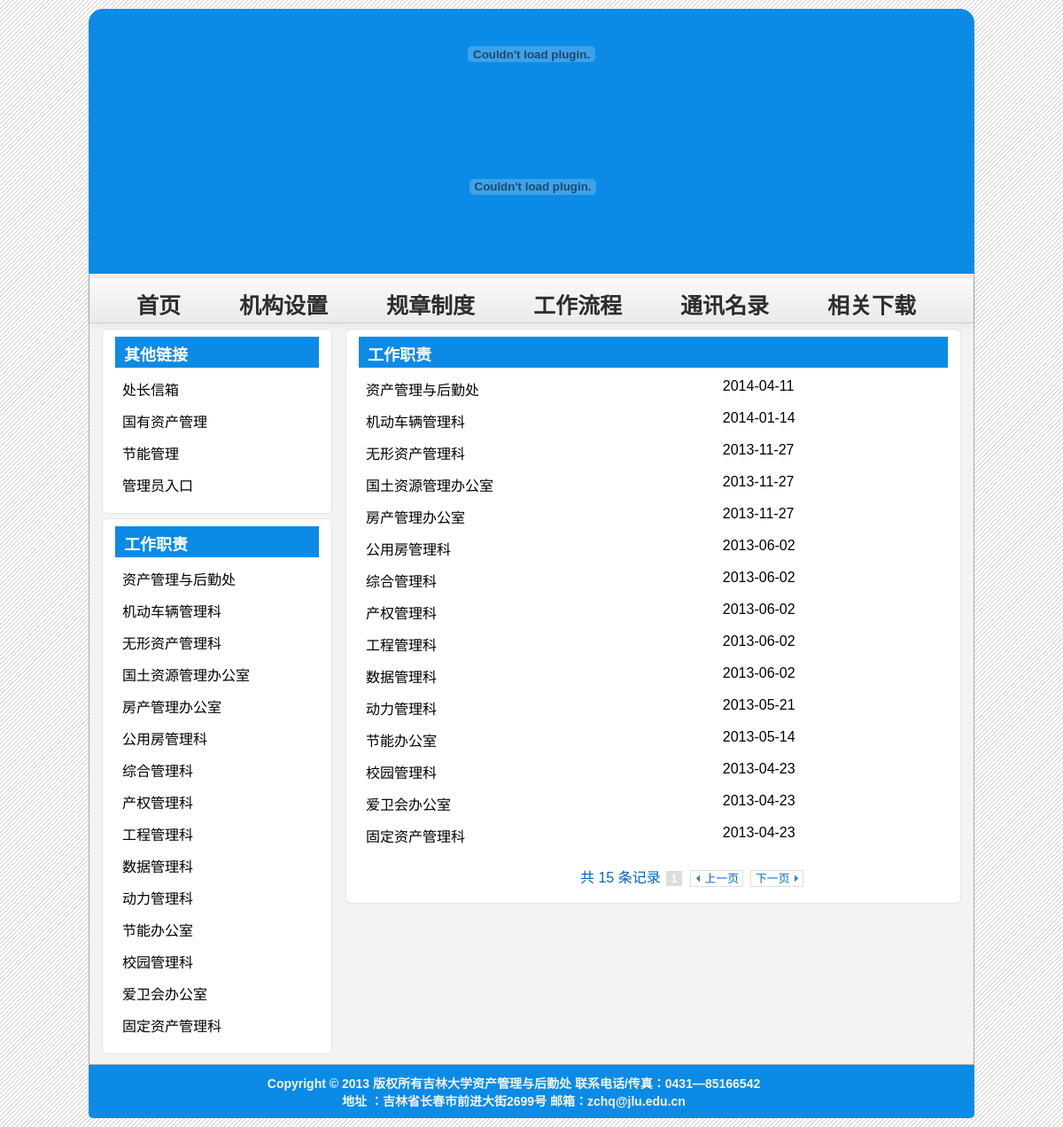
/list.php?tid=102&p=1, run on the app's committed database.
### tables this page shows
CREATE TABLE `dede_archives` (
  `id` mediumint(8) unsigned NOT NULL DEFAULT '0',
  `typeid` smallint(5) unsigned NOT NULL DEFAULT '0',
  `typeid2` varchar(90) NOT NULL DEFAULT '0',
  `sortrank` int(10) unsigned NOT NULL DEFAULT '0',
  `flag` set('c','h','p','f','s','j','a','b') DEFAULT NULL,
  `ismake` smallint(6) NOT NULL DEFAULT '0',
  `channel` smallint(6) NOT NULL DEFAULT '1',
  `arcrank` smallint(6) NOT NULL DEFAULT '0',
  `click` mediumint(8) unsigned NOT NULL DEFAULT '0',
  `money` smallint(6) NOT NULL DEFAULT '0',
  `title` char(100) NOT NULL,
  `shorttitle` char(36) NOT NULL DEFAULT '',
  `color` char(7) NOT NULL DEFAULT '',
  `writer` char(20) NOT NULL DEFAULT '',
  `source` char(30) NOT NULL DEFAULT '',
  `litpic` char(100) NOT NULL DEFAULT '',
  `pubdate` int(10) unsigned NOT NULL DEFAULT '0',
  `senddate` int(10) unsigned NOT NULL DEFAULT '0',
  `mid` mediumint(8) unsigned NOT NULL DEFAULT '0',
  `keywords` char(30) NOT NULL DEFAULT '',
  `lastpost` int(10) unsigned NOT NULL DEFAULT '0',
  `scores` mediumint(8) NOT NULL DEFAULT '0',
  `goodpost` mediumint(8) unsigned NOT NULL DEFAULT '0',
  `badpost` mediumint(8) unsigned NOT NULL DEFAULT '0',
  `voteid` mediumint(8) NOT NULL,
  `notpost` tinyint(1) unsigned NOT NULL DEFAULT '0',
  `description` varchar(255) NOT NULL DEFAULT '',
  `filename` varchar(40) NOT NULL DEFAULT '',
  `dutyadmin` mediumint(8) unsigned NOT NULL DEFAULT '0',
  `tackid` int(10) NOT NULL DEFAULT '0',
  `mtype` mediumint(8) unsigned NOT NULL DEFAULT '0',
  `weight` int(10) NOT NULL DEFAULT '0',
  PRIMARY KEY (`id`),
  KEY `sortrank` (`sortrank`),
  KEY `mainindex` (`arcrank`,`typeid`,`channel`,`flag`,`mid`),
  KEY `lastpost` (`lastpost`,`scores`,`goodpost`,`badpost`,`notpost`)
);

CREATE TABLE `dede_arctype` (
  `id` smallint(5) unsigned NOT NULL AUTO_INCREMENT,
  `reid` smallint(5) unsigned NOT NULL DEFAULT '0',
  `topid` smallint(5) unsigned NOT NULL DEFAULT '0',
  `sortrank` smallint(5) unsigned NOT NULL DEFAULT '50',
  `typename` char(30) NOT NULL DEFAULT '',
  `typedir` char(60) NOT NULL DEFAULT '',
  `isdefault` smallint(6) NOT NULL DEFAULT '0',
  `defaultname` char(15) NOT NULL DEFAULT 'index.html',
  `issend` smallint(6) NOT NULL DEFAULT '0',
  `channeltype` smallint(6) DEFAULT '1',
  `maxpage` smallint(6) NOT NULL DEFAULT '-1',
  `ispart` smallint(6) NOT NULL DEFAULT '0',
  `corank` smallint(6) NOT NULL DEFAULT '0',
  `tempindex` char(50) NOT NULL DEFAULT '',
  `templist` char(50) NOT NULL DEFAULT '',
  `temparticle` char(50) NOT NULL DEFAULT '',
  `namerule` char(50) NOT NULL DEFAULT '',
  `namerule2` char(50) NOT NULL DEFAULT '',
  `modname` char(20) NOT NULL DEFAULT '',
  `description` char(150) NOT NULL DEFAULT '',
  `keywords` varchar(60) NOT NULL DEFAULT '',
  `seotitle` varchar(80) NOT NULL DEFAULT '',
  `moresite` tinyint(1) unsigned NOT NULL DEFAULT '0',
  `sitepath` char(60) NOT NULL DEFAULT '',
  `siteurl` char(50) NOT NULL DEFAULT '',
  `ishidden` smallint(6) NOT NULL DEFAULT '0',
  `cross` tinyint(1) NOT NULL DEFAULT '0',
  `crossid` text,
  `content` text,
  `smalltypes` text,
  PRIMARY KEY (`id`),
  KEY `reid` (`reid`,`isdefault`,`channeltype`,`ispart`,`corank`,`topid`,`ishidden`),
  KEY `sortrank` (`sortrank`)
);

### model/index.php (called while the page is built, shortened)
<?php
function getList2($typeid, $start = 0, $size = 20) {
	$sql  = "select a.id, a.title, left(FROM_UNIXTIME(a.pubdate), 10) as pubdate from dede_archives a, dede_arctype t ";
	$sql .= "where (a.typeid=$typeid or t.reid=$typeid) and t.id=a.typeid order by pubdate desc ";
	$sql .= "limit $start, $size";
	return mysql_query($sql);
}
function getOneType($typeid, $flag = true) {
	$sql = "select * from dede_arctype where id=$typeid";
	$result =  mysql_query($sql);
	$data = mysql_fetch_array($result);
	$topid = $data['topid'];
	return $data;
}
function getPager($per, $typeid) {
	$sql  = "select count(a.id) as count from dede_archives a, dede_arctype t ";
	$sql .= "where (a.typeid=$typeid or t.reid=$typeid) and t.id=a.typeid ";
	$result = mysql_query($sql);
	$row = mysql_fetch_array($result);
	$paperCount=$row['count'];
	$num = $paperCount;
	$pageCount = ceil($paperCount / $per);
	$result = array("paperCount" => $paperCount, "num" => $num, "pageCount" => $pageCount);
	return $result;
}
?>

### util/util.php (called while the page is built, shortened)
<?php
function GBsubstr($string, $start, $length) {
	if(strlen($string)>$length){
	    $str=null;
		$len=$start+$length;
		$count = $len / 3 * 2;
		for($i=$start, $c = 0;$i<$len && $c < $count;$i++){
		    if(ord(substr($string,$i,1))>0xa0){
    			$str.=substr($string,$i,3);
				$i = $i + 2;
				$c = $c + 2;
			}else{
			    $str.=substr($string,$i,1);
				$c = $c + 1;
			}
		}
		return $str.'...';
	}else{
    	return $string;
	}
}
?>

### list.php (the view, shortened to what this page needs)
<!DOCTYPE html PUBLIC "-//W3C//DTD XHTML 1.0 Transitional//EN" "http://www.w3.org/TR/xhtml1/DTD/xhtml1-transitional.dtd">
<html xmlns="http://www.w3.org/1999/xhtml">
<head>
<?php include("./include/media/css.php");?>
<link rel="stylesheet" type="text/css" href="./media/css/introduction.css" />
</head>
<body>
<?php
require("./util/util.php");
require("./model/index.php");
?>
<div id="wrapper">
<?php include("./include/header.php");?>
<div id="content">
    <?php include("./include/nav.php");?>
	<div id="main">
		<table>
			<tr>
				<td>
					<?php include("./include/sidebar.php");?>
				</td>
				<td style="vertical-align: top">
					<div class="box area area5">
						<div>
						<?php
						    $per       = 20;
							$tid       = $_GET['tid'];
							$pageReq   = isset($_GET['p']) ? ($_GET['p']) : 1;
							$data      = getOneType($tid);
							$typename  = $data['typename'];
							$pageData  = getPager($per, $tid);
							$num       = $pageData["num"];
							$pageCount = $pageData["pageCount"];
		    				$list      = getList2($tid, ($pageReq - 1) * $per, $per );
		    				$pre  = $pageReq == 1 ? 1 : $pageReq - 1;
		    				$next = $pageReq == $pageCount ? $pageReq : $pageReq + 1;
			    		?>
							<span class="box_title"><a><?php echo $typename;?></a></span>
							<table class="list_table" >
								<?php
				    				while($row = mysql_fetch_array($list)){
								?>
									<tr>
										<td>
											<a href="view.php?aid=<?php echo $row['id'];?>" title=""><?php echo GBsubstr($row['title'], 0, 52);?></a>
										</td>
										<td>
											<?php echo $row["pubdate"];?>
										</td>
									</tr>
								<?php } ?>
							</table>
						</div>
				<div id="page">
				    <?php
				        echo "共 $num 条记录 ";
					    echo "<a class='num_page' href='list.php?tid=$tid&p=1' >1</a>";
					?>
				    <a id="pre" class="pre_next " href=<?php echo "'list.php?tid=$tid&p=$pre'"; ?> ><em></em>上一页</a>
				    <a id="next" class="pre_next" href=<?php echo "'list.php?tid=$tid&p=$next'";?> ><em></em>下一页</a>
			    </div>
					</div>
				</td>
			</tr>
		</table>
	</div>
</div>
<?php include("./include/footer.php");?>
</div>
</body>
</html>

### include/sidebar.php
			<div class="box area2" style="">
	<div>
		<span class="box_title"><a>其他链接</a></span>
		<table class="list_table">
			<tr><td><a href="view.php?aid=5600" title="">处长信箱</a></td></tr>
			<tr><td><a href="http://10.60.16.64" title="">国有资产管理</a></td></tr>
			<tr><td><a href="http://10.60.16.157:8006" title="">节能管理</a></td></tr>
			<tr><td><a href="background/login.html" title="">管理员入口</a></td></tr>
		</table>
	</div>
</div>
   <div class="box area2" style="">
	<div>
		<span class="box_title"><a>工作职责</a></span>
		<table class="list_table">
			<?php
  				$list = getList2(102);
  				while($row = mysql_fetch_array($list)){
			?>
				<tr><td>
					<a href="view.php?aid=<?php echo $row['id'];?>" title=""><?php echo $row["title"];?></a>
				</td></tr>
			<?php } ?>
		</table>
	</div>
</div>

### media/css/common/layout.css (style rules this page uses)
a { display: inline-block; }
table { border-collapse:collapse; }
table tr td { vertical-align: top; }
.list_table { margin: 12px 8px 0; width: 95%; }
.list_table td { padding: 0 0 12px 0; }
#wrapper { width: 1000px; margin: auto; position:relative; _margin-left: 100px; }
#content { position: relative; border-radius: 0 0 0px 0px; zoom: 0; }
.area { margin: 0 3px 5px; width: 945px; height: 274px; position: relative; }
.area2 { margin: 0 3px 5px; width: 230px; position: relative; float: left; }
.area5 { width: 665px; height: 100%; }
.box { padding: 8px 14px; background: #fff; border: 1px solid rgba(0, 0, 0, 0.1); border-radius: 6px; border: 1px solid #AAA; }
#main { z-index:1; padding: 5px 10px; }
span.box_title a { display: block; background: #06c; color: #fff; padding: 6px 0 1px 10px; border-radius: 0px 0 0 0; line-height: 1.5; height: 28px; font: bold 18px arial,sans-serif,微软雅黑,宋体,仿宋,黑体; background: #0b8be6; text-align: left; }

### media/css/common/color.css (style rules this page uses)
.list_table a { color: #000; }
#content { border:1px #aaa solid; border-top:1px #fff solid; background: #F3F3F3; }
#sidebar .sidebar_nav ul li,#sidebar .sidebar_nav_1 ul li, { border-top: 1px solid #fff; border-bottom: 1px solid #fff; }

### media/css/common/component.css (style rules this page uses)
#page { margin: 10px 0 10px 250px; color: #06c; }
#page a { display: inline-block; width: 16px; margin: 0 2px; font-size: 0.8em; text-decoration: none; line-height: 1.2; color: #06c; }
#page a.num_page { color: #06c; text-align: center; border: 1px solid #fff; }
#page a.current_page { text-align: center; color: #fff; background: #ddd; font-weight: bold; border: 1px solid #ddd; }
#page a.pre_next { margin: 0 2px; position: relative; border: 1px solid #ddd; }
#page #pre { width: 42px; _width: 60px; padding: 1px 0px 1px 16px; }
#page #next { width: 41px; _width: 60px; padding: 1px 12px 1px 5px; }
#page em { display: block; position: absolute; top: 0px; width: 16px; height: 16px; }
#page #pre em { left: 0px; background: url(../images/ui-icons_3d80b3_256x240.png) no-repeat -96px -16px; }
#page #next em { right: 0px; background: url(../images/ui-icons_3d80b3_256x240.png) no-repeat -32px -16px; }

### data on the page
dede_archives: title "资产管理与后勤处", pubdate "2014-04-11"
dede_archives: title "机动车辆管理科", pubdate "2014-01-14"
dede_archives: title "无形资产管理科", pubdate "2013-11-27"
dede_archives: title "国土资源管理办公室", pubdate "2013-11-27"
dede_archives: title "房产管理办公室", pubdate "2013-11-27"
dede_archives: title "公用房管理科", pubdate "2013-06-02"
dede_archives: title "综合管理科", pubdate "2013-06-02"
dede_archives: title "产权管理科", pubdate "2013-06-02"
dede_archives: title "工程管理科", pubdate "2013-06-02"
dede_archives: title "数据管理科", pubdate "2013-06-02"
dede_archives: title "动力管理科", pubdate "2013-05-21"
dede_archives: title "节能办公室", pubdate "2013-05-14"
dede_archives: title "校园管理科", pubdate "2013-04-23"
dede_archives: title "爱卫会办公室", pubdate "2013-04-23"
dede_archives: title "固定资产管理科", pubdate "2013-04-23"
dede_arctype: typename "工作职责"

### other printed values
$num "15"
